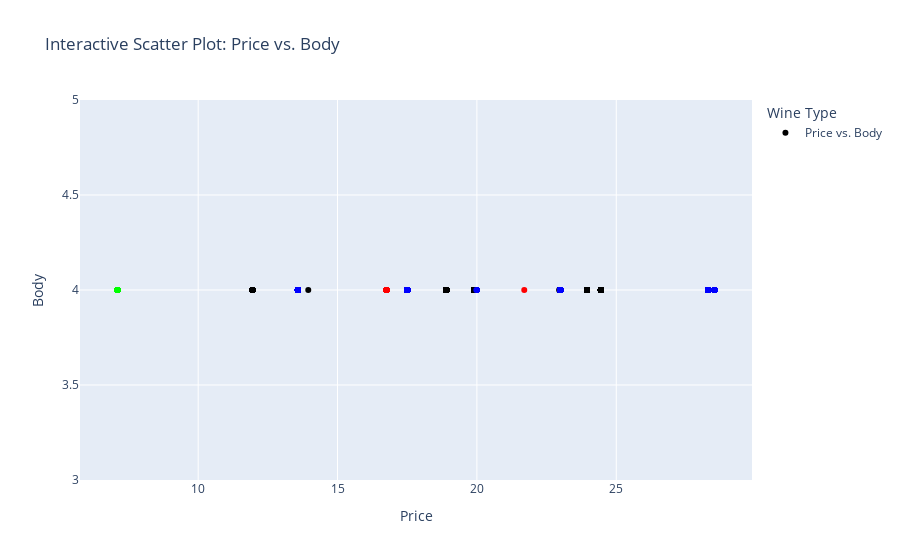

The notebook cell saved with this chart:
### Code cell
import plotly.graph_objects as go
import seaborn as sns

# Define a color palette for each wine type
palette = {'Priorat Red': 'rgb(255, 0, 0)', 'Rioja Red': 'rgb(0, 0, 255)', 'Sherry': 'rgb(0, 255, 0)'}  # Add more colors if needed

# Map the wine type to colors
df['color'] = df['type'].map(palette)

# Create an interactive scatter plot
fig = go.Figure()

fig.add_trace(go.Scatter(
    x=df['price'],
    y=df['body'],
    mode='markers',
    marker=dict(color=df['color']),
    text=df['wine'],  # Hover text
    hoverinfo='text+x+y',  # Show wine name, price, and body on hover
    name='Price vs. Body'
))

fig.update_layout(
    title='Interactive Scatter Plot: Price vs. Body',
    xaxis_title='Price',
    yaxis_title='Body',
    legend_title='Wine Type',
    hoverlabel=dict(bgcolor='white', font_size=12),  # Hover label appearance
    showlegend=True
)

fig.show()

### Figure 1 — Plotly figure (JSON) as saved in the notebook; plotly's stock layout.template omitted (floating-point values rounded to 4 significant figures; data arrays with more than 128 entries replaced by an {"elided": "..."} marker saying what was removed)
{"data": [{"hoverinfo": "text+x+y", "marker": {"color": {"elided": "2863 str values"}}, "mode": "markers", "name": "Price vs. Body", "text": {"elided": "2863 str values"}, "type": "scatter", "x": {"elided": "2863 float values"}, "y": {"elided": "2863 int values"}}], "layout": {"hoverlabel": {"bgcolor": "white", "font": {"size": 12}}, "legend": {"title": {"text": "Wine Type"}}, "showlegend": true, "title": {"text": "Interactive Scatter Plot: Price vs. Body"}, "xaxis": {"title": {"text": "Price"}}, "yaxis": {"title": {"text": "Body"}}}}
